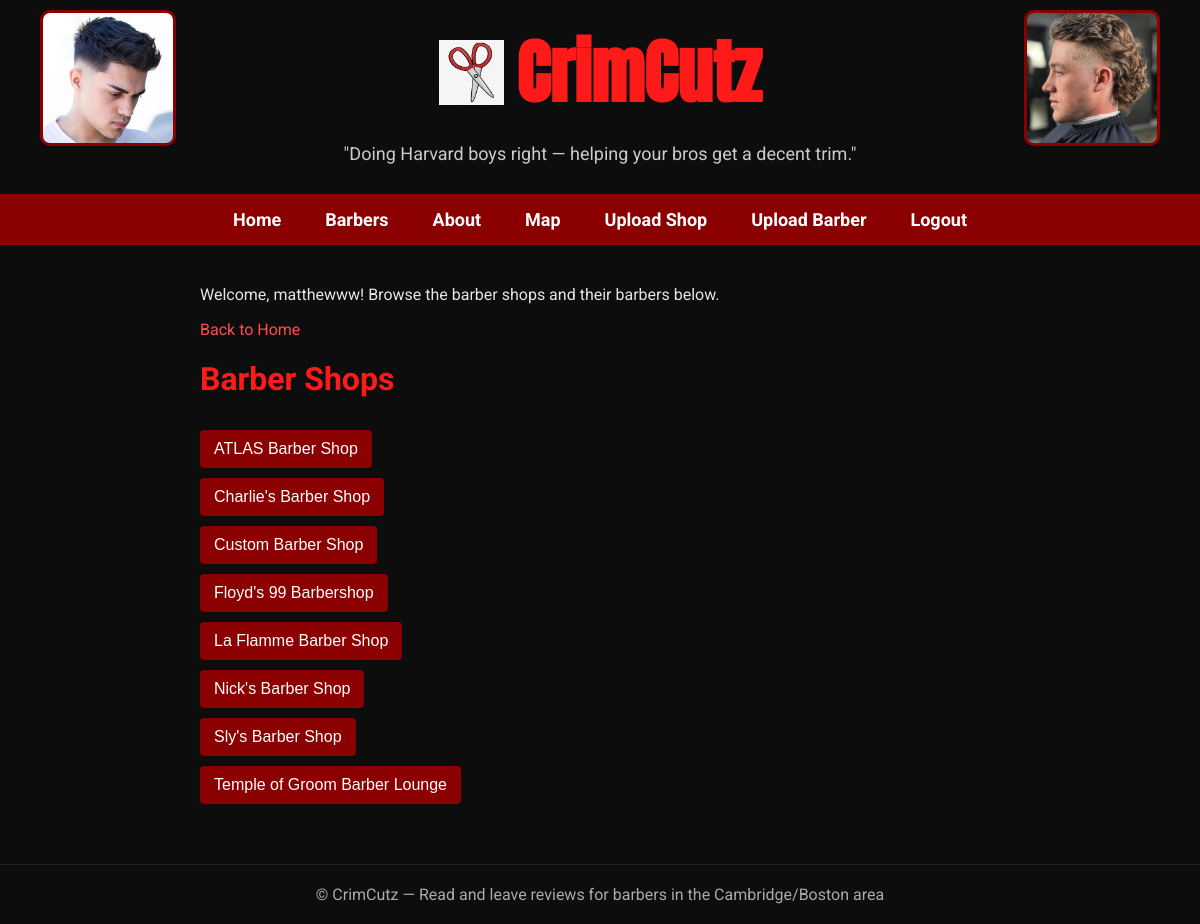
Screenshot of /barbers (signed in) with the database file from the repository.
### tables this page shows
CREATE TABLE shops (
id INTEGER PRIMARY KEY AUTOINCREMENT,
name TEXT NOT NULL,
location TEXT,
website TEXT,
description TEXT
, latitude REAL, longitude REAL);

### app.py (the view)
@app.route("/barbers")
def barbers():
    db = get_db_connection()
    shops = db.execute("""SELECT id, name, location, website, description FROM shops ORDER BY name ASC""").fetchall()
    result = []
    for shop in shops:
        shop_barbers = db.execute("""
            SELECT id, name FROM barbers
            WHERE shop_id = ?
            ORDER BY name ASC
        """, (shop["id"],)).fetchall()
        result.append({
            "shop": shop,
            "barbers": shop_barbers
        })
    return render_template("barbers.html", shops = result, user=session.get("username"))

### app.py (called while the page is built)
def get_db_connection():
    if "db" not in g:
        g.db = sqlite3.connect("crimcuts.db")
        g.db.row_factory = sqlite3.Row
    return g.db

@app.teardown_appcontext
def close_db_connection(error):
    db = g.pop("db", None)
    if db is not None:
        db.close()

### templates/barbers.html (shortened to what this page needs)
{% extends "layout.html" %}
{% block main %}
{% if user %}
    <p>Welcome, {{ user }}! Browse the barber shops and their barbers below.</p>
{% else %}
    <p>
        <a href="{{ url_for('login') }}">Login</a> or
        <a href="{{ url_for('register') }}">Register</a>
    </p>
{% endif %}
<p><a href="{{ url_for('index') }}">Back to Home</a></p>
<h1>Barber Shops</h1>
{% for entry in shops %}
    <div class ="shop_section">
        <button type="shop-toggle" onclick="toggleShop('{{ entry.shop.id }}')">
            {{ entry.shop.name }}
        </button>
    </div>
{% endfor %}
{% endblock %}

### static/style.css (style rules this page uses)
body { background-color: #0d0d0d; color: #e5e5e5; font-family: 'Roboto', sans-serif; margin: 0; padding: 0; }
h1, h2 { color: #ff1a1a; font-weight: 700; }
button, a button { background-color: #8b0000; color: white; border: none; padding: 10px 14px; margin-top: 10px; font-size: 16px; cursor: pointer; border-radius: 4px; }
a { color: #ff4c4c; text-decoration: none; }

### rows the page displays
shops: shop.name "ATLAS Barber Shop"
shops: shop.name "Charlie's Barber Shop"
shops: shop.name "Custom Barber Shop"
shops: shop.name "Floyd's 99 Barbershop"
shops: shop.name "La Flamme Barber Shop"
shops: shop.name "Nick's Barber Shop"
shops: shop.name "Sly's Barber Shop"
shops: shop.name "Temple of Groom Barber Lounge"

### other values shown
{{ user }} "matthewww"
